Frame 1 (no input): blank canvas, image omitted
Frame 60 (the mouse pressed at the canvas centre just before this capture): blank canvas, image omitted
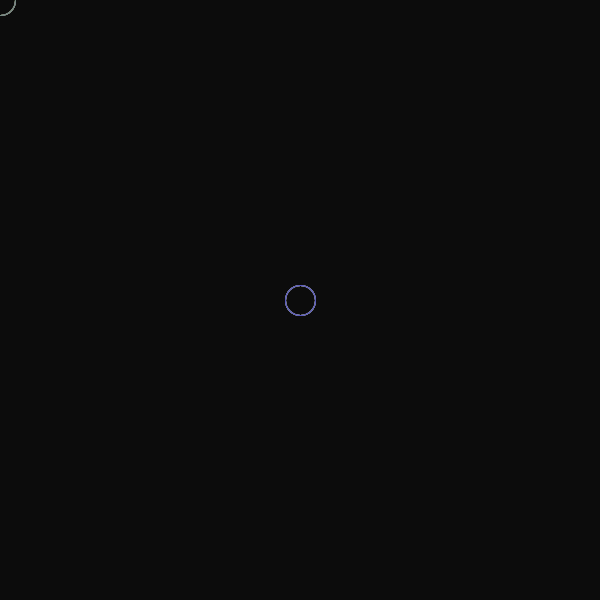
Frame 120 (the mouse held since frame 60 and released just before this capture)

The Processing sketch whose frames 1 and 60 were blank and that drew this single picture after the mouse press (run headless with seeded random() and noise(); from frame 60 on, the mouse is pressed at the canvas centre):

// Processing sketch: processing_135395
// ── processing_135395.pde

int aumento = 0;
void setup() {
  size (600, 600);
  colorMode (HSB);
  noFill ();
  background (random(0,20));
  }
void draw () {
  stroke (random (0,255), 255, 255 , 50);
  ellipse (mouseX, mouseY, 30, 30);
  aumento += 2;
}
